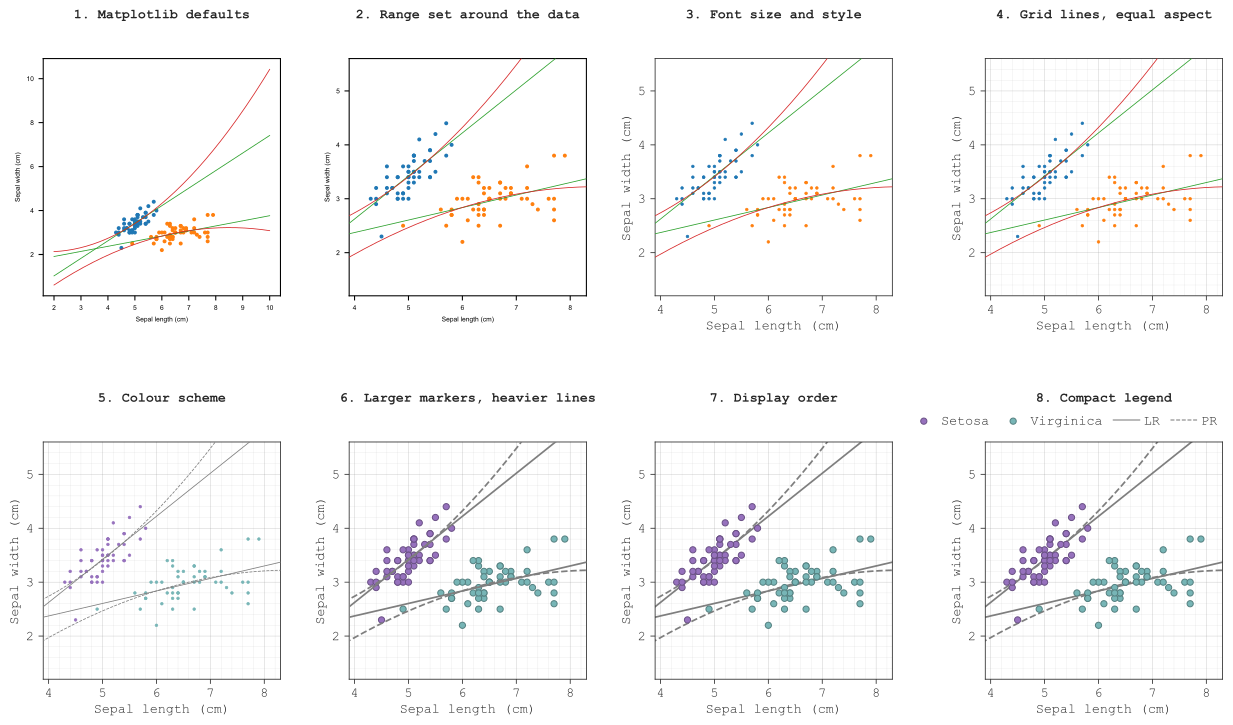

Python code for this plot:
"""Redraws Andrey Churkin's eight design steps, from the matplotlib default to the finished labfigs figure."""
from pathlib import Path

import matplotlib as mpl
import numpy as np
from sklearn.datasets import load_iris

import labfigs as lf

out = Path(__file__).parent
iris = load_iris()
STEPS = ("Matplotlib defaults", "Range set around the data", "Font size and style", "Grid lines, equal aspect",
         "Colour scheme", "Larger markers, heavier lines", "Display order", "Compact legend")
SPECIES = ((0, "tab:blue", "C0"), (2, "tab:orange", "C2"))
FITS = ((1, "-", "LR", "tab:green"), (2, "--", "PR", "tab:red"))
span = np.linspace(2, 10, 200)


def panel(ax, step):
    for kind, plain, color in SPECIES:
        x, y = iris.data[iris.target == kind, :2].T
        if step >= 5:
            lf.points(ax, x, y, color=color, label=iris.target_names[kind].title())
        else:
            ax.scatter(x, y, s=4, color=color if step >= 4 else plain)
    for kind, degree, style, label, bare in ((k, *fit) for k, *_ in SPECIES for fit in FITS):
        x, y = iris.data[iris.target == kind, :2].T
        look = dict(color="C1", ls=style) if step >= 4 else dict(color=bare)
        ax.plot(span, np.polyval(np.polyfit(x, y, degree), span), lw=1.3 if step >= 5 else 0.6,
                zorder=2 if step >= 6 else 4, label=label, **look)
    ax.set(xlabel="Sepal length (cm)", ylabel="Sepal width (cm)", box_aspect=1)
    if step >= 1:
        ax.set(xlim=(3.9, 8.3), ylim=(1.2, 5.6), xticks=range(4, 9), yticks=range(2, 6))
    if step >= 3:
        lf.grid(ax)
        ax.set(aspect="equal")
    if step == 7:
        lf.legend_above(ax, gap=0.04, frameon=False, columnspacing=0.8, handletextpad=0.3)


lf.use(font="mono", series=lf.PURPLE_TEAL)
fig, axes = lf.subplots(2, 4, width=13, aspect=1.15)
fig.get_layout_engine().set(hspace=0.16)
for step, ax in enumerate(axes.flat):
    if step < 2:
        ax.remove()
        # fixes the default look of the first two panels before the house style reaches them
        with mpl.rc_context(mpl.rcParamsDefault):
            ax = fig.add_subplot(2, 4, step + 1)
            panel(ax, step)
            ax.tick_params(labelsize=5)
            ax.xaxis.label.set_size(5)
            ax.yaxis.label.set_size(5)
            fig.canvas.draw()
    else:
        panel(ax, step)
    ax.text(0.5, 1.17, f"{step + 1}. {STEPS[step]}", transform=ax.transAxes, ha="center", weight="bold")
lf.save(fig, out / "design_steps", trim=False)

assert len(fig.axes) == len(STEPS) and (out / "design_steps.svg").stat().st_size > 0
print("wrote", out / "design_steps.svg")
